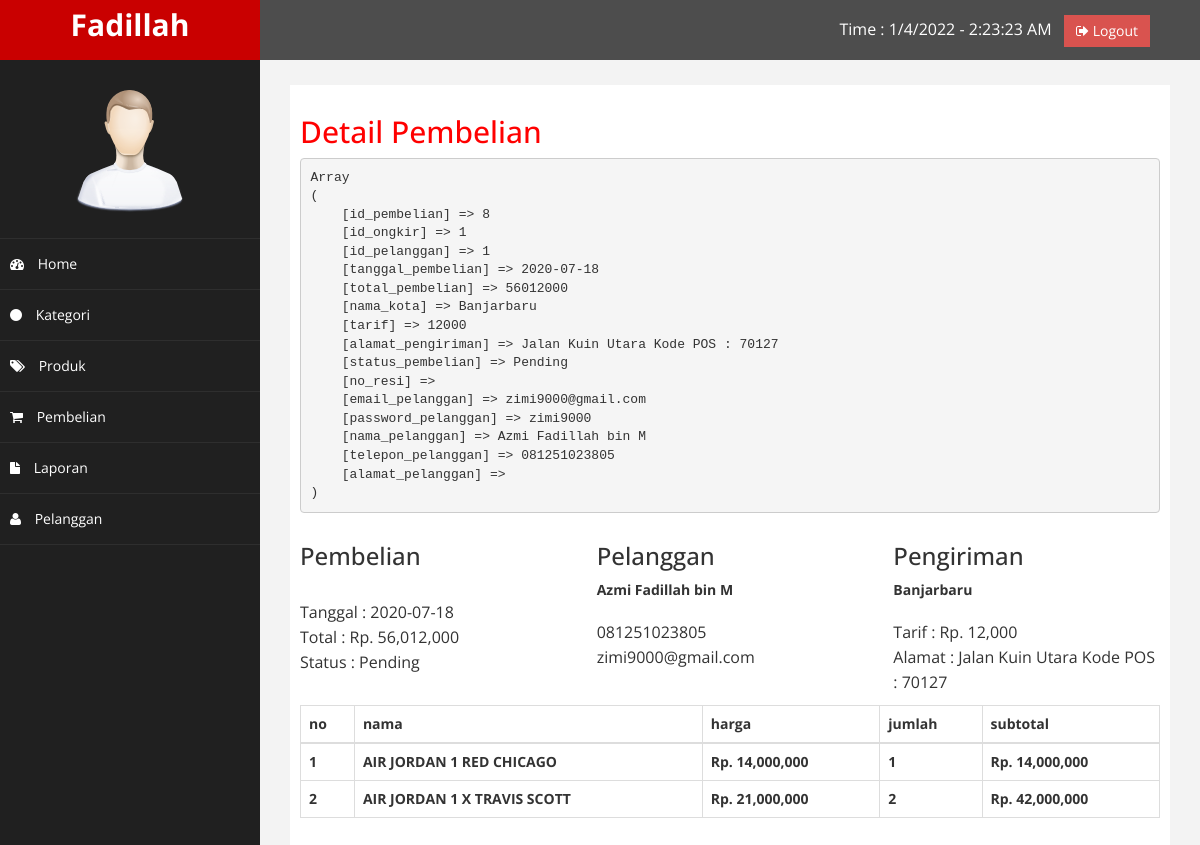
Page /admin/index.php?halaman=detail&id=8 (signed in) on the committed database.
### tables this page shows
CREATE TABLE `pembelian` (
  `id_pembelian` int(11) NOT NULL,
  `id_ongkir` int(11) NOT NULL,
  `id_pelanggan` int(11) NOT NULL,
  `tanggal_pembelian` date NOT NULL,
  `total_pembelian` int(11) NOT NULL,
  `nama_kota` varchar(100) NOT NULL,
  `tarif` int(11) NOT NULL,
  `alamat_pengiriman` text NOT NULL,
  `status_pembelian` varchar(50) NOT NULL DEFAULT 'Pending',
  `no_resi` varchar(50) NOT NULL
);

CREATE TABLE `pelanggan` (
  `id_pelanggan` int(11) NOT NULL,
  `email_pelanggan` varchar(100) NOT NULL,
  `password_pelanggan` varchar(50) NOT NULL,
  `nama_pelanggan` varchar(100) NOT NULL,
  `telepon_pelanggan` varchar(25) NOT NULL,
  `alamat_pelanggan` text NOT NULL
);

CREATE TABLE `pembelian_produk` (
  `id_pembelian_produk` int(11) NOT NULL,
  `id_pembelian` int(11) NOT NULL,
  `id_produk` int(11) NOT NULL,
  `jumlah` int(11) NOT NULL,
  `nama` varchar(100) NOT NULL,
  `harga` int(11) NOT NULL,
  `berat` int(11) NOT NULL,
  `subberat` int(11) NOT NULL,
  `subharga` int(11) NOT NULL
);

CREATE TABLE `produk` (
  `id_produk` int(11) NOT NULL,
  `id_kategori` int(5) NOT NULL,
  `nama_produk` varchar(100) NOT NULL,
  `harga_produk` int(11) NOT NULL,
  `berat_produk` int(11) NOT NULL,
  `foto_produk` varchar(100) NOT NULL,
  `deskripsi_produk` text NOT NULL,
  `stok_produk` int(5) NOT NULL,
  `colorway` varchar(50) NOT NULL
);

### admin/detail.php (the view)
<h2>Detail Pembelian</h2>
<?php
	$ambil = $koneksi->query("SELECT * FROM pembelian JOIN pelanggan
		ON pembelian.id_pelanggan=pelanggan.id_pelanggan
		WHERE pembelian.id_pembelian='$_GET[id]'");
	$detail = $ambil->fetch_assoc();
?>
<pre><?php print_r($detail); ?></pre>
<div class="row">
	<div class="col-md-4">
		<h3>Pembelian</h3>
		<p>
			Tanggal : <?php echo $detail['tanggal_pembelian']; ?> <br>
			Total : Rp. <?php echo number_format($detail['total_pembelian']); ?><br>
			Status : <?php echo $detail['status_pembelian']; ?>
		</p>
	</div>
	<div class="col-md-4">
		<h3>Pelanggan</h3>
		<strong><?php echo $detail['nama_pelanggan']; ?></strong> <br>
		<p>
			<?php echo $detail['telepon_pelanggan']; ?> <br>
			<?php echo $detail['email_pelanggan']; ?>
		</p>
	</div>
	<div class="col-md-4">
		<h3>Pengiriman</h3>
		<strong><?php echo $detail['nama_kota']; ?></strong><br>
		<p>
			Tarif : Rp. <?php echo number_format($detail["tarif"]); ?><br>
			Alamat : <?php echo $detail["alamat_pengiriman"]; ?>
		</p>
	</div>
</div>
<table class="table table-bordered">
	<thead>
		<tr>
			<th>no</th>
			<th>nama</th>
			<th>harga</th>
			<th>jumlah</th>
			<th>subtotal</th>
		</tr>
	</thead>
	<tbody>
		<?php $nomor=1; ?>
		<?php $ambil=$koneksi->query("SELECT * FROM pembelian_produk JOIN produk ON
			pembelian_produk.id_produk=produk.id_produk
			WHERE pembelian_produk.id_pembelian='$_GET[id]'") ?>
			<?php while ($pecah=$ambil->fetch_assoc()) {?>
		<tr>
			<th><?php echo $nomor; ?></th>
			<th><?php echo $pecah['nama_produk']; ?></th>
			<th>Rp. <?php echo number_format($pecah['harga_produk']); ?></th>
			<th><?php echo $pecah['jumlah']; ?></th>
			<th>
				Rp. <?php echo number_format($pecah['harga_produk']*$pecah['jumlah']); ?>
				</th>
		</tr>
		<?php $nomor++ ?>
		<?php }?>
	</tbody>
</table>

### admin/assets/css/custom.css (style rules this page uses)
body { font-family: 'Open Sans', sans-serif; }
h2 { color: #f00; }
p { font-size:16px; line-height:25px; padding-top:20px; }

### rows in the picture
pembelian: tanggal_pembelian "2020-07-18", total_pembelian "56,012,000", status_pembelian "Pending", id_pelanggan.nama_pelanggan "Azmi Fadillah bin M", id_pelanggan.telepon_pelanggan "081251023805", id_pelanggan.email_pelanggan "zimi9000@gmail.com", nama_kota "Banjarbaru", tarif "12,000", alamat_pengiriman "Jalan Kuin Utara Kode POS : 70127"
pembelian_produk: id_produk.nama_produk "AIR JORDAN 1 RED CHICAGO", id_produk.harga_produk "14,000,000", jumlah "1", $pecah['harga_produk']*$pecah['jumlah'] "14,000,000"
pembelian_produk: id_produk.nama_produk "AIR JORDAN 1 X TRAVIS SCOTT", id_produk.harga_produk "21,000,000", jumlah "2", $pecah['harga_produk']*$pecah['jumlah'] "42,000,000"

### other values in the picture
$_SESSION['admin']['nama_lengkap'] "Fadillah"
